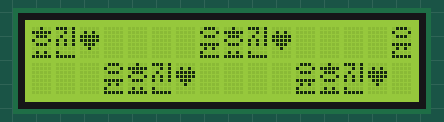
A sketch run on a simulated Arduino Uno, built with avr-gcc and run on an emulated ATmega328P. Shown: 16×2 character LCD.

Above: at 0.2 s.
At 4.2 s:
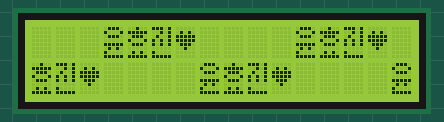
At 9.2 s:
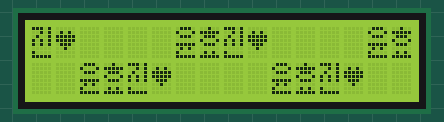
At 19.2 s:
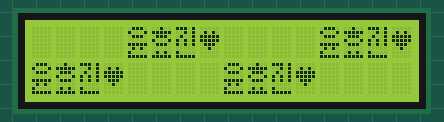
At 28.2 s:
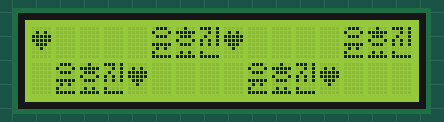
At 38.2 s:
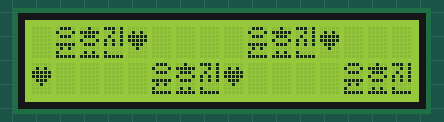

The sketch:

app.ino
```cpp
// #include <LiquidCrystal_I2C.h>

// // '정' 패턴
// uint8_t name_j[8] = {B11101, B01011, B10101, B10101, B00110, B01001, B01001, B00110};
// // 'ㅎ' 패턴
// uint8_t name_h[8] = {B00110, B01111, B00000, B00110, B01001, B01001, B00110, B00000};
// // 'ㅐ' 패턴
// uint8_t name_h2[8] = {B00000, B10100, B10100, B11100, B10100, B10100, B10100, B00000};
// // '준' 패턴
// uint8_t name_j2[8] = {B01110, B00100, B01010, B00000, B11111, B00100, B01000, B01110};

// LiquidCrystal_I2C myLCD(0x27, 16, 2); // myLCD 객체 생성

// void setup()
// {
//     // put your setup code here, to run once:
//     myLCD.begin();
//     myLCD.createChar(0, name_j);  // '정' 패턴 코드 0으로 저장
//     myLCD.createChar(1, name_h);  // 'ㅎ' 패턴 코드 1으로 저장
//     myLCD.createChar(2, name_h2); // 'ㅐ' 패턴 코드 1으로 저장
//     myLCD.createChar(3, name_j2); // '준' 패턴 코드 2으로 저장
// }

// void loop()
// {
//     // put your main code here, to run repeatedly:
//     myLCD.setCursor(0, 0);          // 커서 2행 1열(0, 0)
//     myLCD.print("Hello, Arduino!"); // 문자열 표시
//     myLCD.setCursor(0, 1);          // 커서 2행 1열(0, 1)
//     myLCD.print("My name is ");     // 문자열 표시
//     myLCD.write(0);
//     myLCD.write(1);
//     myLCD.write(2);
//     myLCD.write(3);
// }

#include <LiquidCrystal_I2C.h>

// '정' 패턴
uint8_t name_j[8] = {B01110, B10001, B01110, B00000, B11111, B01010, B10000, B11111};
// 'ㅎ' 패턴
uint8_t name_h[8] = {B00100, B11111, B01110, B10001, B01110, B00000, B01010, B11111};
// 'ㅐ' 패턴
uint8_t name_h2[8] = {B11101, B00101, B01001, B10101, B10101, B00000, B10000, B11111};
// '준' 패턴
uint8_t name_j2[8] = {B00000, B01010, B11111, B11111, B01110, B00100, B00000, B00000};

LiquidCrystal_I2C myLCD(0x27, 16, 2); // myLCD 객체 생성

void setup()
{
    // put your setup code here, to run once:
    myLCD.begin();
    myLCD.createChar(0, name_j);  // '정' 패턴 코드 0으로 저장
    myLCD.createChar(1, name_h);  // 'ㅎ' 패턴 코드 1으로 저장
    myLCD.createChar(2, name_h2); // 'ㅐ' 패턴 코드 2으로 저장
    myLCD.createChar(3, name_j2); // 'ㅐ' 패턴 코드 2으로 저장
    myLCD.setCursor(0, 0);
    myLCD.write(0);
    myLCD.write(1);
    myLCD.write(2);
    myLCD.write(3);
    myLCD.print("    ");
    myLCD.write(0);
    myLCD.write(1);
    myLCD.write(2);
    myLCD.write(3);
    myLCD.print("    ");
    myLCD.write(0);
    myLCD.write(1);
    myLCD.write(2);
    myLCD.write(3);
    myLCD.print("    ");
    myLCD.write(0);
    myLCD.write(1);
    myLCD.write(2);
    myLCD.write(3);
    myLCD.print("    ");
    myLCD.setCursor(0, 1); // 커서 2행 1열(0, 1)
    myLCD.print("    ");
    myLCD.write(0);
    myLCD.write(1);
    myLCD.write(2);
    myLCD.write(3);
    myLCD.print("    ");
    myLCD.write(0);
    myLCD.write(1);
    myLCD.write(2);
    myLCD.write(3);
    myLCD.print("    ");
    myLCD.write(0);
    myLCD.write(1);
    myLCD.write(2);
    myLCD.write(3);
    myLCD.print("    ");
    myLCD.write(0);
    myLCD.write(1);
    myLCD.write(2);
    myLCD.write(3);
}

void loop()
{
    // put your main code here, to run repeatedly:
    int n;
    for (n = 0; n < 16; n++)
    {
        myLCD.scrollDisplayLeft(); // 왼쪽으로 한 칸씩 이동
        delay(1000);
    }

    for (n = 0; n < 16; n++)
    {
        myLCD.scrollDisplayRight(); // 오른쪽으로 한 칸씩 이동
        delay(1000);
    }
}
```

Measured:
- what the display in image 1 shows lasts 1.0 s, from 4.2 s to 5.2 s
